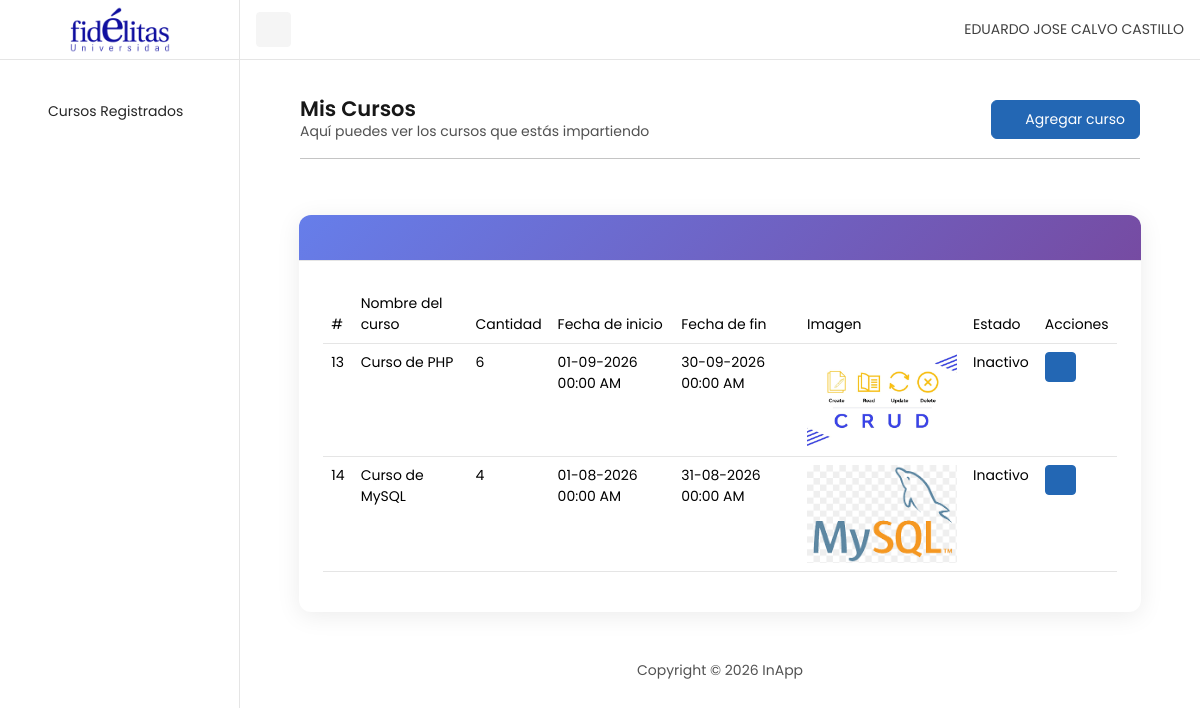
Before: /View/vCursos/Cursos.php (signed in) with the older database file.
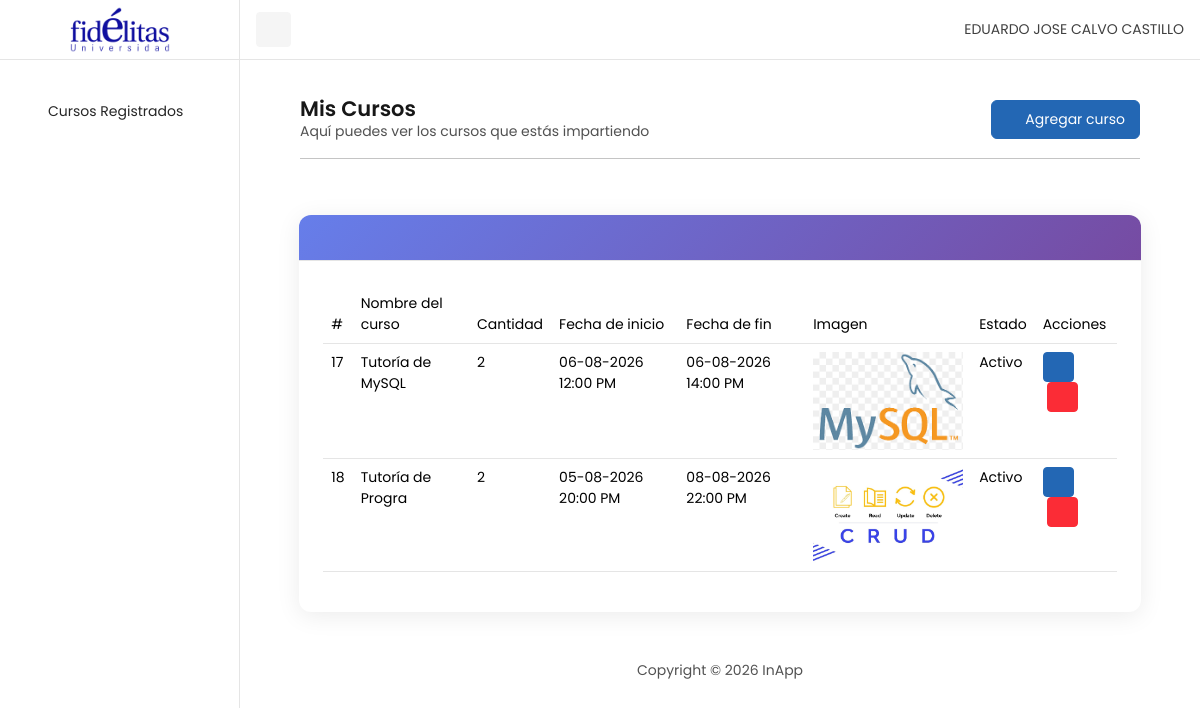
After: the same page with the newer database file.
### tables this page shows
CREATE TABLE `tb_curso` (
  `Consecutivo` int(11) NOT NULL AUTO_INCREMENT,
  `Nombre` varchar(100) NOT NULL,
  `Cantidad` int(11) NOT NULL,
  `Inicio` datetime NOT NULL,
  `Fin` datetime NOT NULL,
  `Activo` bit(1) NOT NULL,
  `Imagen` varchar(100) NOT NULL,
  `ConsecutivoUsuario` int(11) NOT NULL,
  PRIMARY KEY (`Consecutivo`),
  KEY `fk_curso_usuario` (`ConsecutivoUsuario`),
  CONSTRAINT `fk_curso_usuario` FOREIGN KEY (`ConsecutivoUsuario`) REFERENCES `tb_usuario` (`Consecutivo`)
);

### Model/CursoModel.php (called while the page is built, shortened)
<?php
    function ConsultarCursosProfesorModel($consecutivo)
    {
        try
        {
            $conn = OpenDB();
            $sql = "CALL spConsultarCursosProfesor('$consecutivo')";
            $response = $conn -> query($sql);
            $datos = [];
            while($fila = $response -> fetch_assoc())
            {
                $datos[] = $fila;
            }
            return $datos;
        }
        catch(Exception $e)
        {
            AddError($e, 'ConsultarCursosProfesorModel');
            return null;
        }
    }

### Controller/CursoController.php (called while the page is built, shortened)
<?php
    include_once $_SERVER['DOCUMENT_ROOT'] . '/RepoMN/Model/CursoModel.php';
function ConsultarCursosProfesor()
{
    $consecutivo = $_SESSION["ConsecutivoUsuario"];
    $datos = ConsultarCursosProfesorModel($consecutivo);
    return $datos;
}

### View/vCursos/Cursos.php (the view, shortened to what this page needs)
<?php
    include_once $_SERVER['DOCUMENT_ROOT'] . '/RepoMN/Controller/CursoController.php';
    include_once $_SERVER['DOCUMENT_ROOT'] . '/RepoMN/View/LayoutInterno.php';
    $datos = ConsultarCursosProfesor();
?>
<!DOCTYPE html>
<html lang="en">
<?php
    ImportCSS();
?>
<body>
    <?php
        Navbar();
        Sidebar();
    ?>
    <main id="content" class="content py-10">
        <div class="container-fluid">
            <div class="row mb-4 justify-content-center">
                <div class="col-xl-11 col-lg-11 col-md-12">
                    <div class="d-flex flex-column flex-md-row align-items-md-center justify-content-between gap-3">
                        <div>
                            <h1 class="fs-4 mb-0 fw-semibold">Mis Cursos</h1>
                            <p class="text-muted mb-0 small">Aquí puedes ver los cursos que estás impartiendo</p>
                        </div>
                        <div class="d-flex justify-content-md-end">
                            <a href="AgregarCurso.php" class="btn btn-primary">
                                    <i class="ti ti-plus me-2"></i>Agregar curso
                            </a>
                        </div>
                    </div>
                    <hr class="mt-3 mb-5">
                </div>
            </div>
            <div class="row g-4 justify-content-center">
                <div class="col-xl-11 col-lg-11 col-md-12">
                    <div class="card form-card">
                        <div class="card-header"></div>
                        <div class="card-body p-4">
                            <table class="table" id="tablaCursos">
                                <thead>
                                    <tr>
                                        <th>#</th>
                                        <th>Nombre del curso</th>
                                        <th>Cantidad</th>
                                        <th>Fecha de inicio</th>
                                        <th>Fecha de fin</th>
                                        <th>Imagen</th>
                                        <th>Estado</th>
                                        <th>Acciones</th>
                                    </tr>
                                </thead>
                            <tbody>
                                <?php
                                    foreach($datos as $curso){
                                        $fechaInicio = date('d-m-Y H:i A', strtotime($curso['Inicio']));
                                        $fechaFin = date('d-m-Y H:i A', strtotime($curso['Fin']));
                                        echo '<tr>';
                                        echo '<td>' . $curso['Consecutivo'] . '</td>';
                                        echo '<td>' . $curso['Nombre'] . '</td>';
                                        echo '<td>' . $curso['Cantidad'] . '</td>';
                                        echo '<td>' . $fechaInicio . '</td>';
                                        echo '<td>' . $fechaFin . '</td>';
                                        echo '<td><img src="' . $curso['Imagen'] . '" alt="" width="150"></td>';
                                        echo '<td>' . $curso['Activo'] . '</td>';
                                        echo '<td>
                                                <a href="EditarCurso.php?consecutivo=' . $curso['Consecutivo'] . '" class="btn btn-sm btn-primary">
                                                    <i class="ti ti-pencil fs-5"></i>
                                                </a>';
                                            if($curso['Activo'] == 'Activo') {
                                                echo '<a class="btn-cancelar btn btn-sm btn-danger ms-1" data-id="' . $curso['Consecutivo'] . '" data-nombre="' . $curso['Nombre'] . '">
                                                    <i class="ti ti-trash fs-5"></i>
                                                </a>';
                                            }
                                        echo '</td>';
                                        echo '</tr>';
                                    }
                                ?>
                            </tbody>
                            </table>
                        </div>
                    </div>
                </div>
            </div>
            <?php
                Footer();
            ?>
        </div>
    </main>
</body>
</html>

### View/LayoutInterno.php (shortened to what this page needs)
<?php
function ImportCSS()
{
    echo '
        <head>
        <meta charset="UTF-8" />
        <title>Proyecto Web MN</title>
        <meta name="viewport" content="width=device-width, initial-scale=1">
        <link rel="stylesheet" href="https://cdn.jsdelivr.net/npm/bootstrap@5.3.3/dist/css/bootstrap.min.css" />
        <link rel="stylesheet" href="https://cdn.datatables.net/2.3.4/css/dataTables.bootstrap5.css" />
        <link rel="stylesheet" href="https://cdn.jsdelivr.net/npm/sweetalert2@11/dist/sweetalert2.min.css">
        <link rel="stylesheet" href="https://cdn.jsdelivr.net/npm/fullcalendar@6.1.15/index.global.min.css" />
        <link rel="stylesheet" href="https://cdn.jsdelivr.net/npm/flatpickr/dist/flatpickr.min.css">
        <link rel="stylesheet" href="../css/main.css" />
        </head>
    ';
}
function Navbar()
{
    $nombreUsuario = "";
    $nombreRol = "";
    if(isset($_SESSION["NombreUsuario"]))
    {
        $nombreUsuario = $_SESSION["NombreUsuario"];
        $nombreRol = isset($_SESSION["NombreRol"]) ? $_SESSION["NombreRol"] : "";
    }
    else
    {
        header("Location: IniciarSesion.php");
        exit();
    }
    echo '
        <div id="overlay" class="overlay"></div>
        <nav id="topbar" class="navbar bg-white border-bottom fixed-top topbar px-3">
            <button id="toggleBtn" class="d-none d-lg-inline-flex btn btn-light btn-icon btn-sm ">
                <i class="ti ti-layout-sidebar-left-expand"></i>
            </button>
            <button id="mobileBtn" class="btn btn-light btn-icon btn-sm d-lg-none me-2">
                <i class="ti ti-layout-sidebar-left-expand"></i>
            </button>
            <div>
                <ul class="list-unstyled d-flex align-items-center mb-0 gap-1">
                    <li class="ms-3 dropdown">
                        <a href="#" role="button" data-bs-toggle="dropdown" aria-expanded="false">
                           <h4 class="mb-0 small">' . $nombreUsuario . '</h4>
                           <span class="text-muted" style="font-size:0.75rem;">' . $nombreRol . '</span>
                        </a>
                        <div class="dropdown-menu dropdown-menu-end p-0 mt-3" style="min-width: 200px;">
                            <div>
                                <div class="p-2 d-flex flex-column gap-0 small">
                                    <a href="../vUsuario/CambiarPerfil.php" class="btn btn-sm text-start py-1 fs-6">
                                        <i class="ti ti-user me-2"></i>
                                        Mi perfil
                                    </a>
                                    <a href="../vUsuario/CambiarContrasenna.php" class="btn btn-sm text-start py-1 fs-6">
                                        <i class="ti ti-shield-lock me-2"></i>
                                        Seguridad
                                    </a>
                                    <form action="" method="POST">
                                        <button id="btnSalir" name="btnSalir" type="submit" class="btn btn-sm bg-transparent border-0 text-start py-1 fs-6">
                                            <i class="ti ti-logout-2 me-2"></i>
                                            Salir
                                        </button>
                                    </form>
                                </div>
                            </div>
                        </div>
                    </li>
                </ul>
            </div>
        </nav>
    ';
}
function Sidebar()
{
    $consecutivoRol = "";
    if(isset($_SESSION["ConsecutivoRol"]))
    {
        $consecutivoRol = $_SESSION["ConsecutivoRol"];
    }
    echo '
        <aside id="sidebar" class="sidebar">
        <div class="logo-area">
            <a href="../vInicio/Principal.php" class="d-inline-flex">
                <img src="../images/logo-fidelitas.png" alt="" width="100" class="logo-full" />
                <img src="../images/logo-fidelitas-letra.png" alt="" width="32" class="logo-collapsed" />
            </a>
        </div>
        <ul class="nav flex-column mt-5">';
            if($consecutivoRol == 1) {
                echo '<li><a class="nav-link active" href="../vCursos/Cursos.php"><i class="ti ti-book-2"></i><span
                        class="nav-text">Cursos Registrados</span></a></li>';
            }
            else {
                echo '<li><a class="nav-link active" href="../vCursos/CursosDisponibles.php"><i class="ti ti-school"></i><span
                        class="nav-text">Cursos Disponibles</span></a></li>';
                echo '<li><a class="nav-link active" href=""><i class="ti ti-file-upload"></i><span
                        class="nav-text">Mis Entregas</span></a></li>';
            }
            echo '</ul>
        </aside>
    ';
}
function Footer()
{
    echo '
        <div class="row">
            <div class="col-12">
                <footer class="text-center py-2 mt-6 text-secondary ">
                    <p class="mb-0">Copyright © 2026 InApp</p>
                </footer>
            </div>
        </div>
    ';
}

Changed rows visible on the page:
removed tb_curso: Consecutivo "13", Nombre "Curso de PHP", Cantidad "6", Inicio "01-09-2026 00:00 AM", Fin "30-09-2026 00:00 AM", Imagen (picture), Activo "Inactivo"
removed tb_curso: Consecutivo "14", Nombre "Curso de MySQL", Cantidad "4", Inicio "01-08-2026 00:00 AM", Fin "31-08-2026 00:00 AM", Imagen (picture), Activo "Inactivo"
added tb_curso: Consecutivo "17", Nombre "Tutoría de MySQL", Cantidad "2", Inicio "06-08-2026 12:00 PM", Fin "06-08-2026 14:00 PM", Imagen (picture), Activo "Activo"
added tb_curso: Consecutivo "18", Nombre "Tutoría de Progra", Cantidad "2", Inicio "05-08-2026 20:00 PM", Fin "08-08-2026 22:00 PM", Imagen (picture), Activo "Activo"
